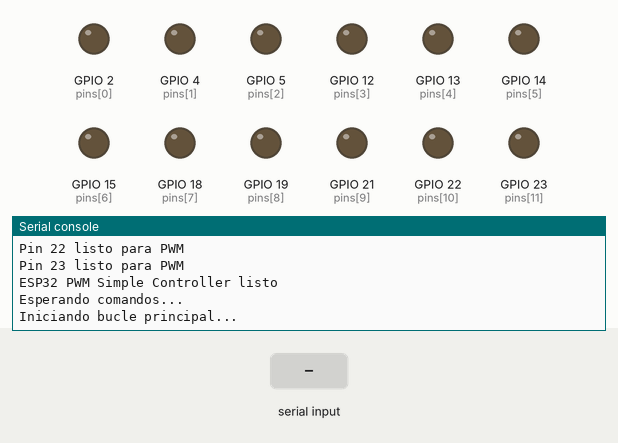
This program was run on a simulated ESP32 board running MicroPython. On the bench: output pins drawn as LEDs (lit = HIGH), the last lines printed to the serial console. The inputs (shaded band) are chosen by the test bench.

Above: at 1.2 s.
1.3 s: "SET\n" received over the second serial link
At 2.2 s:
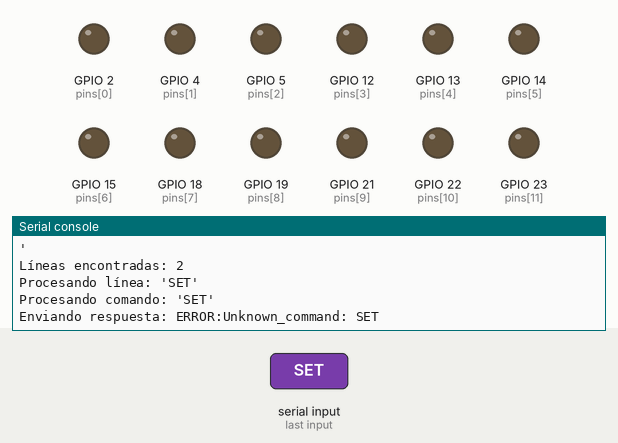
2.8 s: "STATUS\n" received over the second serial link
At 3.2 s:
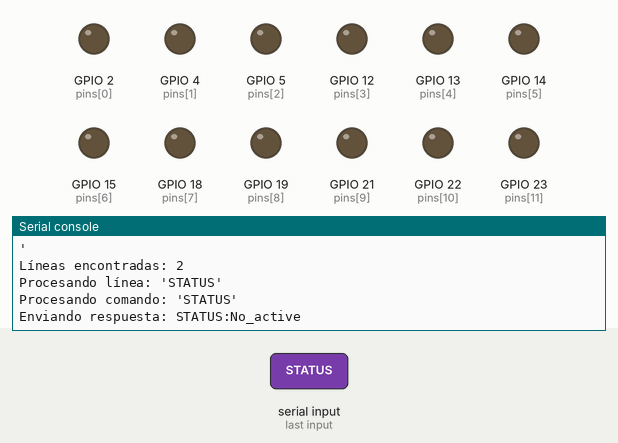
4.3 s: "STOP_ALL\n" received over the second serial link
At 5.4 s:
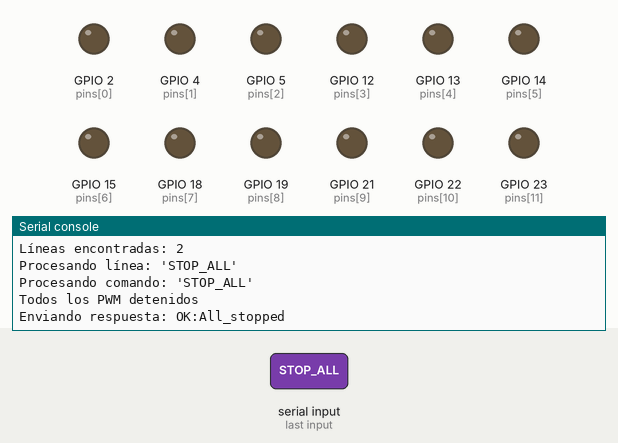
Timing chart, 0 to 7.3 s (numbered marks = the images above; inputs shaded):
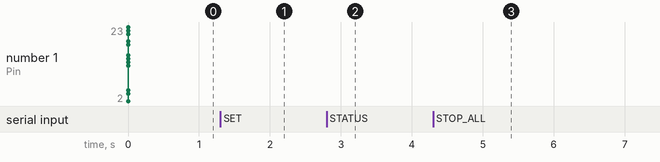

Measured:
- after the input at 1.3 s, the serial console: prints a new line at once (image 1)
- after the input at 2.8 s, the serial console: prints a new line at once (image 2)
- after the input at 4.3 s, the serial console: prints a new line at once (image 3)

The program:

uart_esp_test.py
```python
from machine import Pin, PWM, UART
import time

# Configuración UART
uart = UART(2, 115200)
uart.init(115200, 8, None, 1, timeout= 100, rx=16, tx=17)

# Configurar pines PWM
pwm_objects = {}
pins = [2, 4, 5, 12, 13, 14, 15, 18, 19, 21, 22, 23]

for pin in pins:
    try:
        pwm = PWM(Pin(pin))
        pwm.duty(0)
        pwm.freq(1000)
        pwm_objects[pin] = pwm
        print(f"Pin {pin} listo para PWM")
    except Exception as e:
        print(f"Error en pin {pin}: {e}")

print("ESP32 PWM Simple Controller listo")
print("Esperando comandos...")

def set_pwm(pin, freq, duty):
    try:
        if pin in pwm_objects:
            pwm_objects[pin].freq(freq)
            pwm_objects[pin].duty(duty)
            print(f"PWM configurado: Pin {pin}, {freq}Hz, duty {duty}")
            return f"OK:Pin{pin}_{freq}Hz_{duty}duty"
        return f"ERROR:Pin_{pin}_not_found"
    except Exception as e:
        return f"ERROR: {e}"

def process_command(command):
    try:
        command = command.strip()
        print(f"Procesando comando: '{command}'")

        parts = command.split(',')
        cmd = parts[0].upper()

        if cmd == "SET" and len(parts) == 4:
            return set_pwm(int(parts[1]), int(parts[2]), int(parts[3]))
        elif cmd == "STATUS":
            active = [str(p) for p, pw in pwm_objects.items() if pw.duty() > 0]
            return f"STATUS:Active:{','.join(active)}" if active else "STATUS:No_active"
        elif cmd == "STOP_ALL":
            for pwm in pwm_objects.values():
                pwm.duty(0)
            print("Todos los PWM detenidos")
            return "OK:All_stopped"
        else:
            return f"ERROR:Unknown_command: {cmd}"
    except Exception as e:
        return f"ERROR:Exception: {str(e)}"

# Bucle principal MEJORADO
buffer = ""
print("Iniciando bucle principal...")

while True:
    try:
        # Leer todos los datos disponibles
        if uart.any():
            data = uart.read(uart.any())
            if data:
                # Decodificar y reemplazar \r por nada
                data_str = data.decode('utf-8').replace('\r', '')
                print(f"Datos recibidos: '{data_str}'")
                buffer += data_str

                # Procesar TODAS las líneas completas
                lines = buffer.split('\n')
                print(f"Líneas encontradas: {len(lines)}")

                # Procesar todas las líneas excepto la última (incompleta)
                for line in lines[:-1]:
                    line = line.strip()
                    if line:
                        print(f"Procesando línea: '{line}'")
                        response = process_command(line)
                        print(f"Enviando respuesta: {response}")
                        uart.write(response + '\n')
                        time.sleep(0.1)  # Pequeña pausa entre respuestas

                # Mantener la última línea (incompleta) en el buffer
                buffer = lines[-1] if lines else ""

        time.sleep(0.01)

    except Exception as e:
        print(f"Error en bucle principal: {e}")
        buffer = ""  # Reset buffer on error
        time.sleep(0.1)
```
